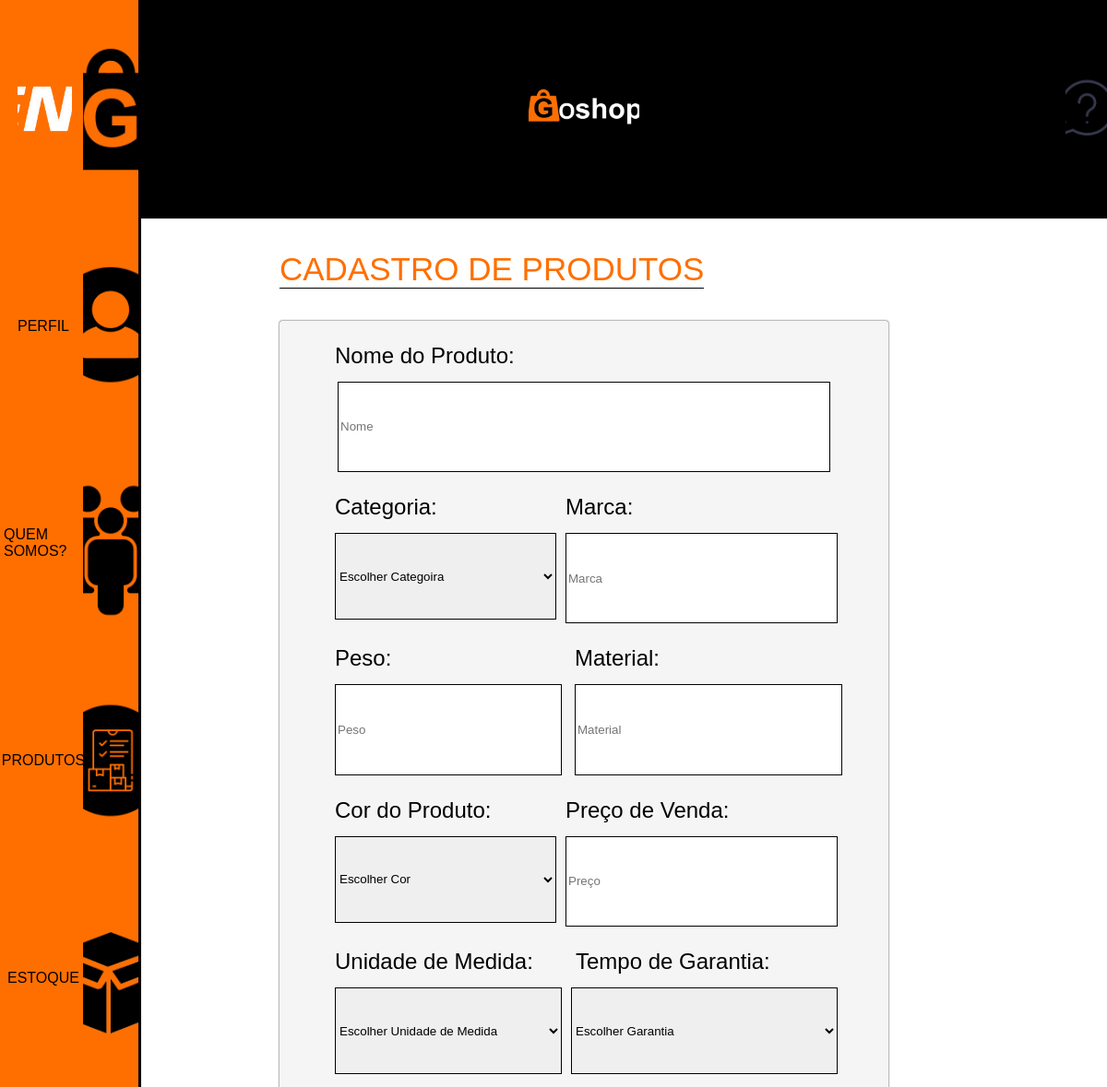
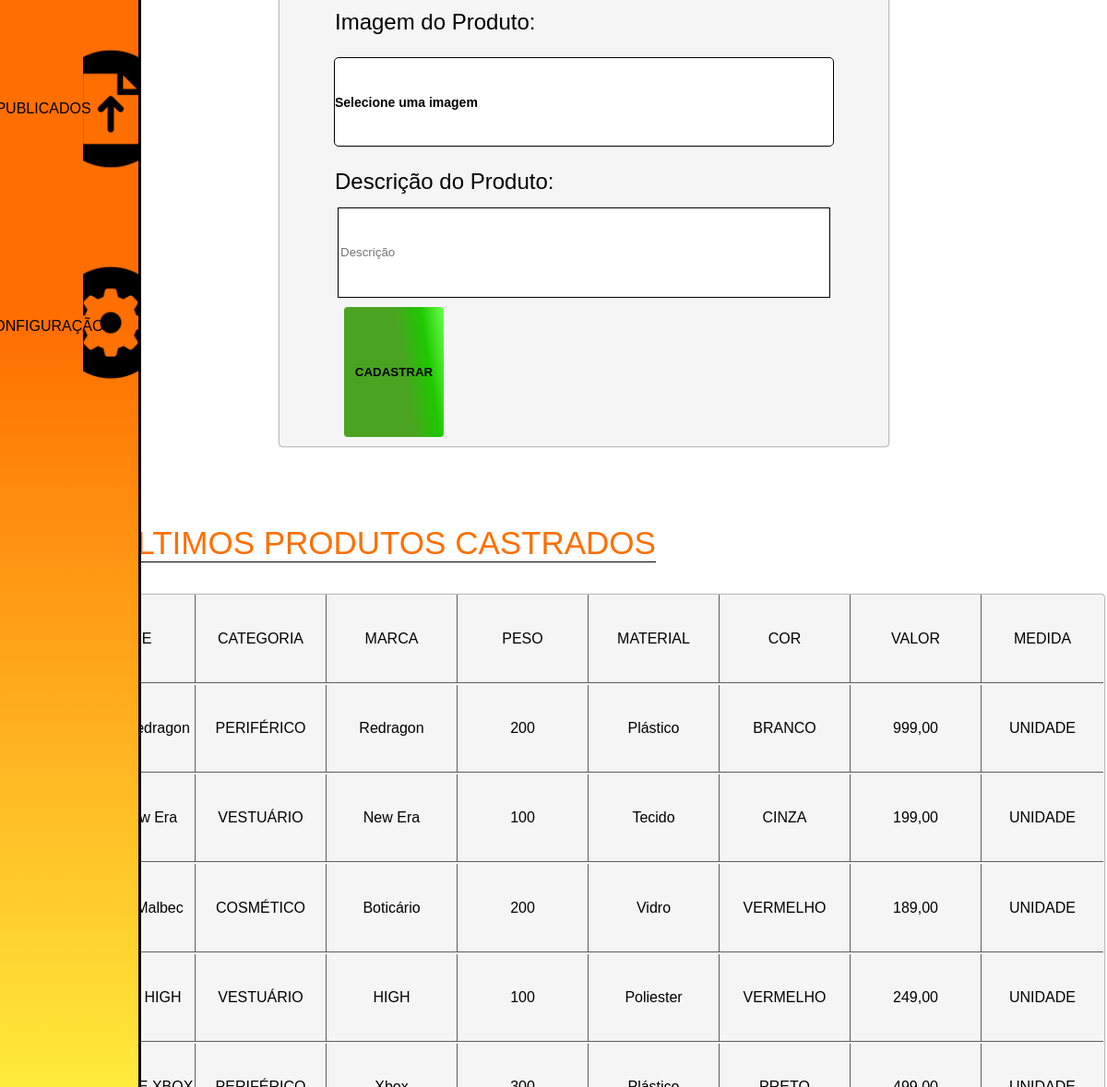
/cadastro-produto.php, run on the app's committed database (2 pictures, top to bottom).
### tables this page shows
CREATE TABLE `produtos` (
  `id` int(11) NOT NULL,
  `nome_produto` varchar(255) DEFAULT NULL,
  `categoria_produto` enum('PERIFÉRICO','COSMÉTICO','VESTUÁRIO') DEFAULT NULL,
  `marca_produto` varchar(255) DEFAULT NULL,
  `peso_produto` varchar(50) DEFAULT NULL,
  `material_produto` varchar(255) DEFAULT NULL,
  `cor_produto` enum('PRETO','BRANCO','PRATA','AZUL','VERMELHO','VERDE','ROSA','ROXO','AMARELO','LARANJA','CINZA','CIANO') DEFAULT NULL,
  `preco_venda` decimal(10,2) DEFAULT NULL,
  `unidade_medida` enum('UNIDADE','CAIXA','LITRO','QUILO') DEFAULT NULL,
  `garantia_produto` enum('3 MESES','6 MESES','1 ANO','1,5 ANO','2 ANOS','3 ANOS') DEFAULT NULL,
  `descricao_produto` text DEFAULT NULL,
  `img_produto` varchar(255) DEFAULT NULL,
  `quantidade_produto` int(11) DEFAULT 0
);

### php/exibir_produtos.php (the view, shortened to what this page needs)
<?php
$servername = "localhost";
$username = "root";
$password = "";
$dbname = "ECOMMERCE_PROJECT";
$conn = new mysqli($servername, $username, $password, $dbname);
$sql = "SELECT nome_produto, categoria_produto, marca_produto, peso_produto, material_produto, cor_produto, preco_venda, unidade_medida
        FROM produtos
        ORDER BY id DESC
        LIMIT 5";
$result = $conn->query($sql);
if ($result->num_rows > 0) {
    while($row = $result->fetch_assoc()) {
        echo '<div class="coluna-informacao">';
        echo '<div class="informacoes-produtos-cadastrados" style="width: 11.75vw;"><p>' . $row['nome_produto'] . '</p></div>';
        echo '<div class="informacoes-produtos-cadastrados" style="width: 11.75vw;"><p>' . $row['categoria_produto'] . '</p></div>';
        echo '<div class="informacoes-produtos-cadastrados" style="width: 11.75vw;"><p>' . $row['marca_produto'] . '</p></div>';
        echo '<div class="informacoes-produtos-cadastrados" style="width: 11.75vw;"><p>' . $row['peso_produto'] . '</p></div>';
        echo '<div class="informacoes-produtos-cadastrados" style="width: 11.75vw;"><p>' . $row['material_produto'] . '</p></div>';
        echo '<div class="informacoes-produtos-cadastrados" style="width: 11.75vw;"><p>' . $row['cor_produto'] . '</p></div>';
        echo '<div class="informacoes-produtos-cadastrados" style="width: 11.75vw;"><p>' . number_format($row['preco_venda'], 2, ',', '.') . '</p></div>';
        echo '<div class="informacoes-produtos-cadastrados" style="border-right: none; width: 11vw;"><p>' . $row['unidade_medida'] . '</p></div>';
        echo '</div>';
    }
} else {
    echo '<div class="informacoes-produtos-cadastrados" colspan="8" style="width:100%; border:none;"><p>Nenhum produto cadastrado</p></div>';
}
?>

### css/cadastrar-produto.css (style rules this page uses)
:root { --colorprimaria: #000000; --colorsecundaria: #FF6F00; --colorterciaria: #FFEB3B ; --colorFundoText: #f5f5f5; --colorText: #ffffff; }
.coluna-informacao { display: flex; flex-direction: row; justify-content: center; align-items: center; }
.informacoes-produtos-cadastrados { margin-top: 2px; width: 11vw; height: 4vh; display: flex; justify-content: center; align-items: center; border-right: 1px solid rgb(92, 92, 92); border-bottom: 1px solid rgb(92, 92, 92); }

### css/base.css (style rules this page uses)
:root { --colorprimaria: #000000; --colorsecundaria: #FF6F00; --colorterciaria: #FFEB3B; --colorFundoText: #f5f5f5; --colorText: #000000; }
body { margin: 0; padding: 0; min-width: 100vw; height: 100vh; min-height: 100vh; position: fixed; display: flex; flex-direction: row; justify-content: first baseline; align-items: center; box-sizing: border-box; font-family: Arial, Helvetica, sans-serif; overflow: hidden; }

### data on the page
produtos: nome_produto "Mouses Redragon", categoria_produto "PERIFÉRICO", marca_produto "Redragon", peso_produto "200", material_produto "Plástico", cor_produto "BRANCO", preco_venda "999,00", unidade_medida "UNIDADE"
produtos: nome_produto "Boné New Era", categoria_produto "VESTUÁRIO", marca_produto "New Era", peso_produto "100", material_produto "Tecido", cor_produto "CINZA", preco_venda "199,00", unidade_medida "UNIDADE"
produtos: nome_produto "Perfume Malbec", categoria_produto "COSMÉTICO", marca_produto "Boticário", peso_produto "200", material_produto "Vidro", cor_produto "VERMELHO", preco_venda "189,00", unidade_medida "UNIDADE"
produtos: nome_produto "Camiseta HIGH", categoria_produto "VESTUÁRIO", marca_produto "HIGH", peso_produto "100", material_produto "Poliester", cor_produto "VERMELHO", preco_venda "249,00", unidade_medida "UNIDADE"
